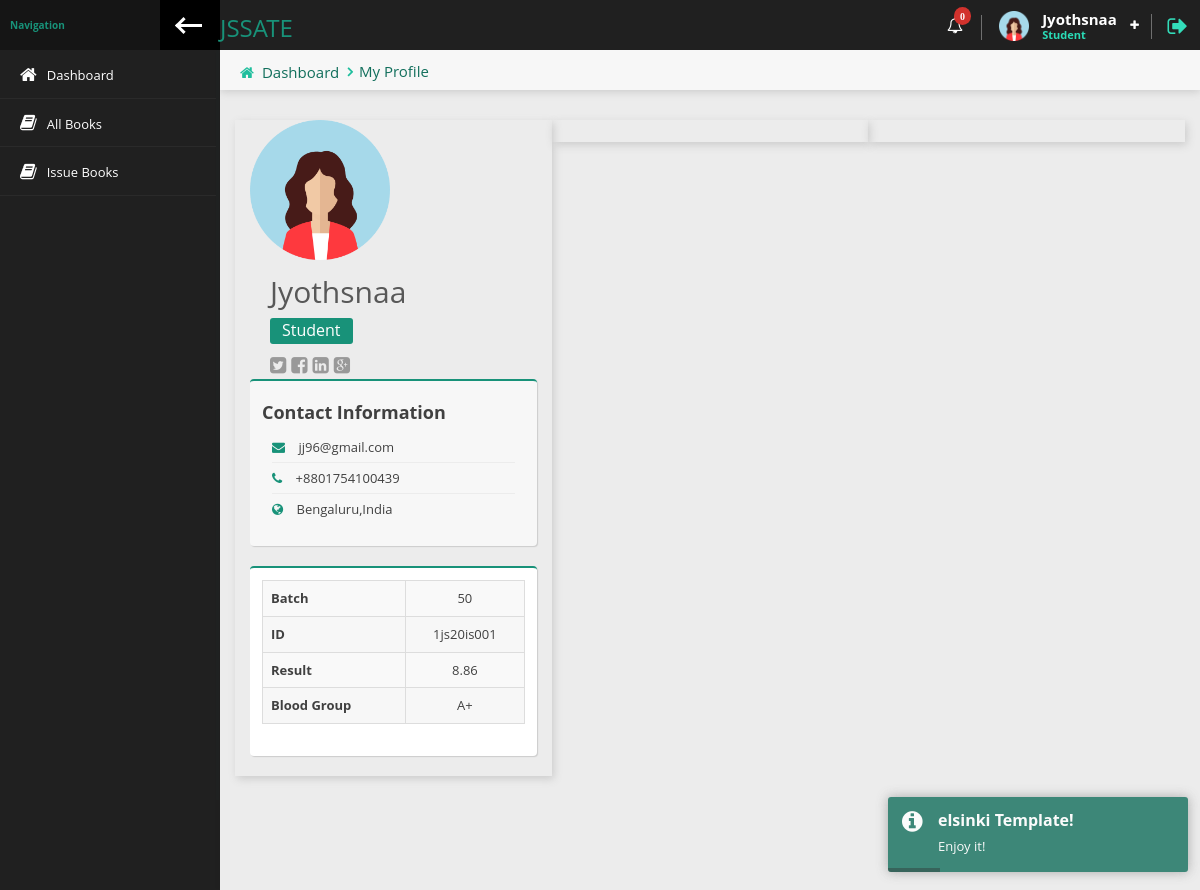
Page /student/studentprofile.php (signed in) on the committed database.
### tables this page shows
CREATE TABLE `students` (
  `id` int(5) NOT NULL,
  `name` varchar(100) NOT NULL,
  `username` varchar(100) NOT NULL,
  `email` varchar(100) NOT NULL,
  `uid` varchar(100) NOT NULL,
  `batch` tinyint(5) NOT NULL,
  `pass` varchar(200) NOT NULL,
  `phone` varchar(15) NOT NULL,
  `address` varchar(255) NOT NULL,
  `image` varchar(255) DEFAULT NULL,
  `status` tinyint(2) NOT NULL,
  `date` timestamp NOT NULL DEFAULT current_timestamp(),
  `blood_grp` varchar(5) NOT NULL,
  `gpa` varchar(5) NOT NULL
);

### student/studentprofile.php (the view, shortened to what this page needs)
<?php
require_once 'header.php';
$id = $_SESSION['user_success_id'];
$sql = "SELECT * FROM students WHERE id = $id";
$result = mysqli_query($con,$sql);
$data = mysqli_fetch_assoc($result);
?>
<div class="content-header">
    <div class="leftside-content-header">
        <ul class="breadcrumbs">
            <li><i class="fa fa-home" aria-hidden="true"></i><a href="index.php">Dashboard</a></li>
            <li><a href="#">My Profile</a></li>
        </ul>
    </div>
</div>
<div class="row">
                <div class="col-md-6 col-lg-4" style="box-shadow:2px 3px 8px #ccc">
                    <div>
                        <div class="profile-photo">
                            <img alt="User photo" src="../images/student/<?= $data['image']?>">
                        </div>
                        <div class="user-header-info">
                            <h2 class="user-name"><?= $data['name']?></h2>
                            <h5 class="user-position">Student</h5>
                            <div class="user-social-media" style="margin-top:-3px">
                                <span class="text-lg"><a href="#" class="fa fa-twitter-square"></a> <a href="#" class="fa fa-facebook-square"></a> <a href="#" class="fa fa-linkedin-square"></a> <a href="#" class="fa fa-google-plus-square"></a></span>
                            </div>
                        </div>
                    </div>
                    <div class="panel bg-scale-0 b-primary bt-sm mt-xl">
                        <div class="panel-content">
                            <h4 class=""><b>Contact Information</b></h4>
                            <ul class="user-contact-info ph-sm">
                                <li><b><i class="color-primary mr-sm fa fa-envelope"></i></b> <?= $data['email']?></li>
                                <li><b><i class="color-primary mr-sm fa fa-phone"></i></b> <?= $data['phone']?></li>
                                <li><b><i class="color-primary mr-sm fa fa-globe"></i></b> <?= $data['address'] . ',India' ?></li>
                            </ul>
                        </div>
                    </div>
                    <div class="panel  b-primary bt-sm ">
                        <div class="panel-content">
                            <div class="widget-list list-sm list-left-element ">
                                <ul>
                                    <li>
                                        <table class="table table-striped nowrap table-hover table-bordered">
                                            <tr>
                                                <th><b>Batch</b></th>
                                                <td style="text-align:center"><?= $data['batch']?></td>
                                            </tr>
                                            <tr>
                                                <th><b>ID</b></th>
                                                <td style="text-align:center"><?= $data['uid']?></td>
                                            </tr>
                                            <tr>
                                                <th><b>Result</b></th>
                                                <td style="text-align:center"><?= $data['gpa']?></td>
                                            </tr>
                                            <tr>
                                                <th><b>Blood Group</b></th>
                                                <td style="text-align:center"><?= $data['blood_grp']?></td>
                                            </tr>
                                        </table>
                                    </li>
                                </ul>
                            </div>
                        </div>
                    </div>
                </div>
                <div class="col-md-6 col-lg-8">
                    <div class="row">
                        <div class="col-md-6 " style="box-shadow:2px 3px 8px #ccc">
                        </div>
                         <div class="col-md-6" style="box-shadow:2px 3px 8px #ccc">
                        </div>
                    </div>
                </div>
            </div>
<?php require_once 'footer.php' ?>

### student/header.php (shortened to what this page needs)
<?php
include('../include/db.php');
$id = $_SESSION['user_success_id'];
$sql = "SELECT * FROM students WHERE id = $id";
$result = mysqli_query($con,$sql);
$data = mysqli_fetch_assoc($result);
$page = explode('/', $_SERVER['PHP_SELF']);
$page = end($page);
?>
<!doctype html>
<html lang="en" class="fixed left-sidebar-top">
    <head>
        <link href="../assets/vendor/pace/pace-theme-minimal.css" rel="stylesheet" />
        <link rel="stylesheet" href="../assets/vendor/bootstrap/css/bootstrap.css">
        <link rel="stylesheet" href="../assets/vendor/font-awesome/css/font-awesome.css">
        <link rel="stylesheet" href="../assets/vendor/animate.css/animate.css">
        <link rel="stylesheet" href="../assets/vendor/toastr/toastr.min.css">
        <link rel="stylesheet" href="../assets/vendor/magnific-popup/magnific-popup.css">
        <link rel="stylesheet" href="../assets/stylesheets/css/style.css">
    </head>
    <body>
        <div class="wrap">
            <div class="page-header">
                <div class="leftside-header">
                    <div class="logo">
                        <a href="index.php" class="on-click">
                            <h3>JSSATE</h3>
                        </a>
                    </div>
                </div>
                <div class="rightside-header">
                    <div class="header-section hidden-xs" id="notice-headerbox">
                        <?php
                        $id = $data['uid'];
                        $sql = "SELECT * FROM `request_book` WHERE `student_id` = '$id' ";
                        $res = mysqli_query($con,$sql);
                        $req_count_book = mysqli_num_rows($res);
                        ?>
                        <div class="notice" id="alerts-notice">
                            <i class="fa fa-bell-o" aria-hidden="true"><span class="badge badge-xs badge-top-right x-danger"><?=  $req_count_book?></span></i>
                        </div>
                    </div>
                    <div class="header-section" id="user-headerbox">
                        <div class="user-header-wrap">
                            <div class="user-photo">
                                <img alt="profile photo" src="../images/student/<?= $data['image']?>" />
                            </div>
                            <div class="user-info">
                                <span class="user-name"><?=$data['name'] ?></span>
                                <span class="user-profile">Student</span>
                            </div>
                            <i class="fa fa-plus icon-open" aria-hidden="true"></i>
                        </div>
                    </div>
                    <div class="header-section">
                        <a href="logout.php" data-toggle="tooltip" data-placement="left" title="Logout"><i class="fa fa-sign-out log-out" aria-hidden="true"></i></a>
                    </div>
                </div>
            </div>
            <div class="page-body">
                <div class="left-sidebar">
                    <div class="left-sidebar-header">
                        <div class="left-sidebar-title">Navigation</div>
                        <div class="left-sidebar-toggle c-hamburger c-hamburger--htla hidden-xs" data-toggle-class="left-sidebar-collapsed" data-target="html">
                            <span></span>
                        </div>
                    </div>
                    <div id="left-nav" class="nano">
                        <div class="nano-content">
                            <nav>
                                <ul class="nav nav-left-lines" id="main-nav">
                                    <li class="<?=($page == 'index.php') ? 'active-item' : '' ?>"><a href="index.php"><i class="fa fa-home" aria-hidden="true"></i><span>Dashboard</span></a></li>
                                    <li class="<?=($page == 'allbook.php') ? 'active-item' : '' ?>"><a href="allbook.php"><i class="fa fa-book" aria-hidden="true"></i><span>All Books</span></a></li>
                                    <li class="<?=($page == 'issuebooks.php') ? 'active-item' : '' ?>"><a href="issuebooks.php"><i class="fa fa-book" aria-hidden="true"></i><span>Issue Books</span></a></li>
                                </ul>
                            </nav>
                        </div>
                    </div>
                </div>
                <div class="content">

### rows in the picture
students: image (picture), name "Jyothsnaa", email "jj96@gmail.com", phone "+8801754100439", address "Bengaluru", batch "50", uid "1js20is001", gpa "8.86", blood_grp "A+"

### other values in the picture
$req_count_book "0"
